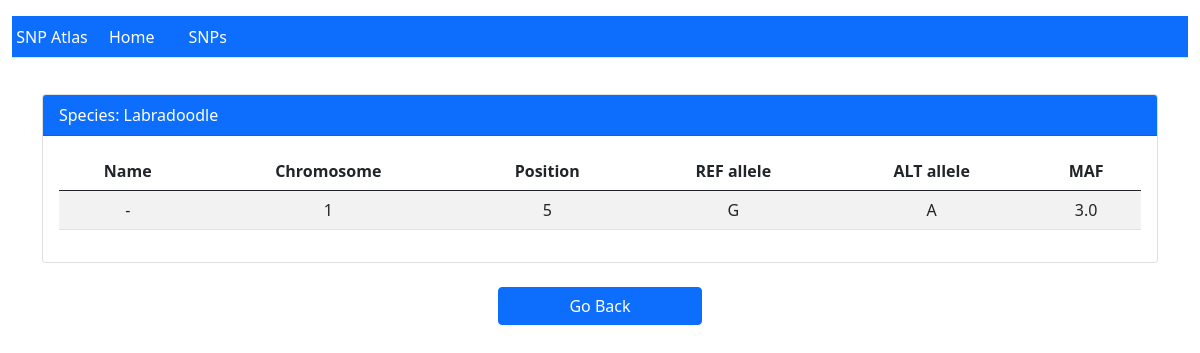
The page /snp/species/5 on the database its author committed.
### snp/models.py (models this page shows)
class Species(models.Model):
    name = models.CharField(max_length=100, unique=True, null=False, blank=False)
    ref_genome = models.CharField(max_length=200, unique=True, null=False, blank=False)
    img_src = models.ImageField(upload_to="media")
    class Meta:
        db_table = "gallery"

class SNP(models.Model):
    snp_name = models.CharField(max_length=50, unique=True, null=False, blank=False)
    chromosome = models.IntegerField(null=True, blank=True)
    coordinate = models.IntegerField(null=True, blank=True)
    class Nucleotides(models.TextChoices):
        A = 'A'
        C = 'C'
        G = 'G'
        T = 'T'
    ref_allele = models.CharField(max_length=1, null=True, blank=True, choices=Nucleotides.choices)
    alter_allele = models.CharField(max_length=1, null=True, blank=True, choices=Nucleotides.choices)
    MAF = models.FloatField(default=0.0)
    species = models.ForeignKey(Species, on_delete=models.CASCADE, default='')
    class Meta:
        unique_together = [["chromosome", "coordinate", "alter_allele"]]

### snp/views.py (the view)
# urls.py: path("species/<int:id>", views.species_details, name="species_details"),
def species_details(request, id):
    template = loader.get_template("snp/species_details.html")
    name = Species.objects.filter(id=id)[0].name
    context = {
        'name': name,
        'snps': SNP.objects.filter(species=id)
    }
    return HttpResponse(template.render(context, request))

### snp/templates/snp/species_details.html
{% extends "snp/base.html" %}
{% block content %}
{% load static %}
<div class="container">
<div class="row align-items-center justify-content-center">
<div class="col-lg-12 mb-4">
<div class="card">
<div class="card-header navbar-light bg-primary text-white">
    Species: {{name}}
</div>
<div class="card-body">
    <table class="table table-striped table-hover text-center">
    <thead>
    <tr>
        <th scope="col">Name</th>
        <th scope="col">Chromosome</th>
        <th scope="col">Position</th>
        <th scope="col">REF allele</th>
        <th scope="col">ALT allele</th>
        <th scope="col">MAF</th>
    </tr>
    </thead>
    <tbody>
        {% for sample in snps %}
        <tr>
        <td>{{sample.snp_name}}</td>
        <td>{{sample.chromosome}}</td>
        <td>{{sample.coordinate}}</td>
        <td>{{sample.ref_allele}}</td>
        <td>{{sample.alter_allele}}</td>
        <td>{{sample.MAF}}</td>
        </tr>
        {% endfor %}
    </tbody>
    </table>
</div>
</div>
</div>
</div>
</div>
<div class="row align-items-center justify-content-center">
  <a class="btn btn-primary btn col-2" href="{% url 'index' %}?page=1">Go Back</a>
</div>
{% endblock %}

### snp/templates/snp/base.html (style rules this page uses)
.card { margin-top: 20px; }

### rows shown on the page
Species: name "Labradoodle"
SNP: snp_name "-", chromosome "1", coordinate "5", ref_allele "G", alter_allele "A", MAF "3.0"
